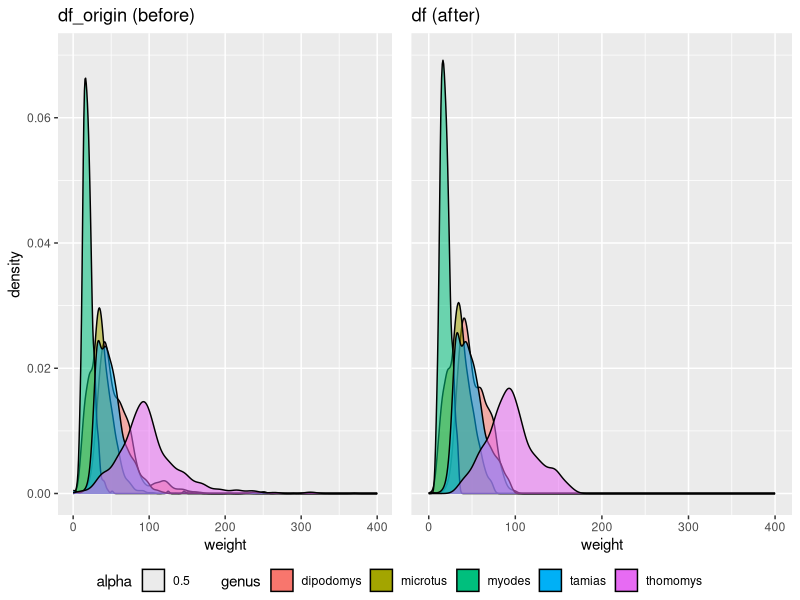
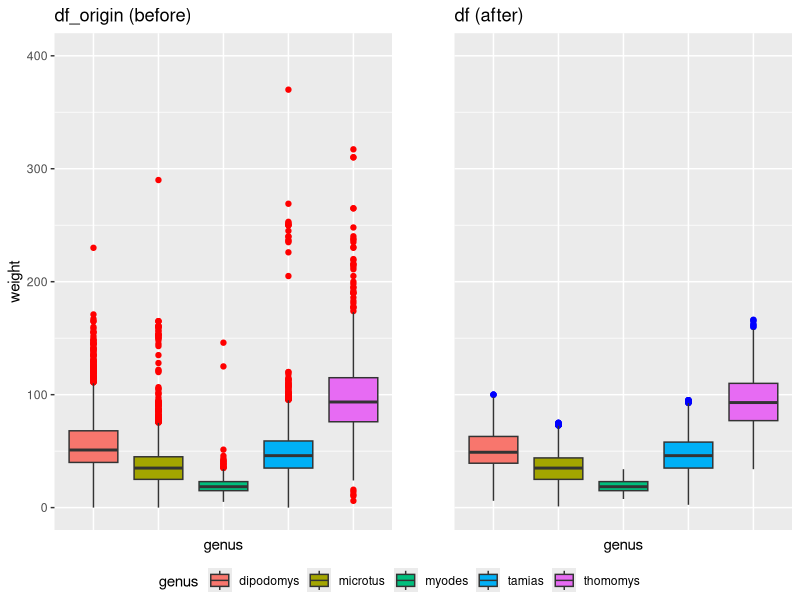
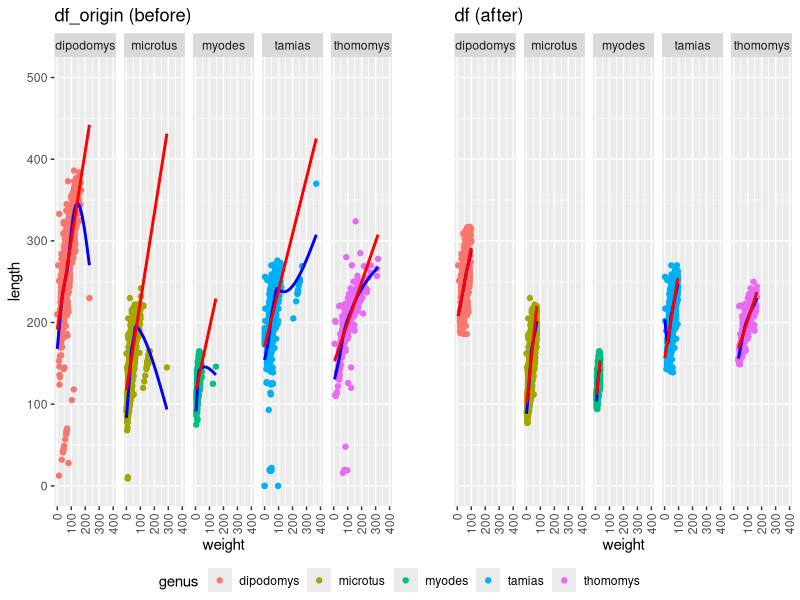

Source code (R) for these figures, in order:
# libraries
library(dplyr)
library(tidyverse)
library(ggpubr)     # For placing multiple plots in one figure


# load data
df <- read_csv('./dataset/rodentData_for_assignment.csv')
df_origin <- read_csv('./dataset/rodentData_clean.csv')
df
glimpse(df)

# Convert columns to factor as needed
####################################
# Convert institutionCode to factor
df$institutionCode <- 
  as.factor(df$institutionCode)
# Convert countryCode to factor
df$countryCode <- 
  as.factor(df$countryCode)
# Convert states to factor
df$stateProvince <- 
  as.factor(df$stateProvince)
# Convert county to factor
df$county <- 
  as.factor(df$county)
#Convert genus to a factor
df$genus <- 
  as.factor(df$genus)
# Convert specificEpithet to a factor
df$specificEpithet <- 
  as.factor(df$species)
# Convert specificEpithet to a factor
df$species <- 
  as.factor(df$species)
# Convert sex to a factor
df$sex <- 
  as.factor(df$sex)

glimpse(df)
#####################################
df_origin$institutionCode <- 
  as.factor(df_origin$institutionCode)
# Convert countryCode to factor
df_origin$countryCode <- 
  as.factor(df_origin$countryCode)
# Convert states to factor
df_origin$stateProvince <- 
  as.factor(df_origin$stateProvince)
# Convert county to factor
df_origin$county <- 
  as.factor(df_origin$county)
#Convert genus to a factor
df_origin$genus <- 
  as.factor(df_origin$genus)
# Convert specificEpithet to a factor
df_origin$specificEpithet <- 
  as.factor(df_origin$species)
# Convert specificEpithet to a factor
df_origin$species <- 
  as.factor(df_origin$species)
# Convert sex to a factor
df_origin$sex <- 
  as.factor(df_origin$sex)

# HW
## length has been done, but not weight. fix it

# Create a dataframe to hold the lower/upper values for outlier identification
genusLimit = data.frame(genus = unique(df$genus))
genusLimit
# Calculate the lower/upper values for weight
genusLimit$lower = sapply(genusLimit$genus, 
                          function(x) quantile(df$weight[df$genus==x],0.25) 
                          - 1.5 * (quantile(df$weight[df$genus==x],0.75) 
                                   - quantile(df$weight[df$genus==x],0.25)) )
genusLimit$upper = sapply(genusLimit$genus, 
                          function(x) quantile(df$weight[df$genus==x],0.75) 
                          + 1.5 * (quantile(df$weight[df$genus==x],0.75) 
                                   - quantile(df$weight[df$genus==x],0.25)) )
genusLimit


# join lower/upper values  for weight to cleanData
df <- df %>% left_join(genusLimit, by='genus')

# set isInvalid based on lower/upper values for weight
df$isInvalid <- 
  ifelse(df$weight < df$lower | df$weight > df$upper,
         TRUE, df$isInvalid)

# remove lower/upper values for weight
df <- df %>% select(-lower, -upper)

# check on how many rows were marked invalid
summary(df$isInvalid)


## plot for before and after

  # plot base for df_origin
p_origin <- ggplot(data=df_origin)

  # plot base for df
p <- ggplot(data=df %>% filter(!isInvalid))



# density plot df vs df_origin
  # check the x axis range before set the xlim
summary(df_origin$weight)

p1_den <- p_origin + geom_density(aes(x = weight, fill = genus, alpha = .5))+
  xlim(0, 400) + ylim(0, 0.07) + ggtitle('df_origin (before)')
p2_den <- p + geom_density(aes(x = weight, fill = genus, alpha = .5)) +
  xlim(0, 400) + ylim(0, 0.07) + ggtitle('df (after)')


  # some parameters and functions to look better
ggarrange(p1_den, p2_den + rremove('ylab') + 
            theme(axis.ticks.y=element_blank(), axis.text.y=element_blank()),
          ncol = 2, nrow = 1, common.legend=TRUE, legend='bottom')

## @@ NOTE - density: 
## After clearing the invalid data, I can see all of the density plots by genus
## shortened their tails on the right side. Which means, the clearing reduce 
## the distortion of the data caused by invalid weight data
## Also, I can check the positions of the peak of each genus of the plot has been changed

# box plot df vs df_origin
p1_box <- p_origin + geom_boxplot(aes(x=genus, y=weight, fill=genus), outlier.color='red') + 
  ggtitle('df_origin (before)') + ylim(0, 400) + ggtitle('df_origin (before)')
p2_box <- p + geom_boxplot(aes(x=genus, y=weight, fill=genus), outlier.color='blue') + 
  ggtitle('df (after)') + ylim(0, 400) + ggtitle('df (after)')

ggarrange(p1_box + theme(axis.ticks.x=element_blank(), axis.text.x=element_blank()),
          p2_box + rremove('ylab') + 
            theme(axis.ticks.y=element_blank(), axis.text.y=element_blank(),
                  axis.ticks.x=element_blank(), axis.text.x=element_blank()),
          ncol = 2, nrow = 1, common.legend=TRUE, legend='bottom', align='v')

df %>% filter(weight <= 1) %>% .[c('weight', 'length')]
## @@ Note - box:
## After clearing the invalid data, I can see all min and max value of each genus 
## have been changed. And I also can see the numbers of outliers have been changed
## dramatically. I could see the min value (bottom tail) of microtus changed
## very little. So I used tidyverse to see which data why the min value for microtus
## changed only small amount. Then I realized that we still have some invalid data
## although we did some cleaning process


# scatter plot length vs weight of df & df_origin
p1_scatter <- df_origin %>% ggplot(aes(x = weight, y = length, color = genus)) + 
  geom_point() +
  facet_grid(~genus) +
  geom_smooth(color = "blue", se = FALSE) +
  geom_smooth(method = "lm", color = "red", se = FALSE) +
  xlim(0, 400) +
  ylim(0, 500) +
  ggtitle('df_origin (before)')

p2_scatter <- df %>% filter(!isInvalid) %>% 
  ggplot(aes(x = weight, y = length, color = genus)) + 
  geom_point() +
  facet_grid(~genus) +
  geom_smooth(color = "blue", se = FALSE) +
  geom_smooth(method = "lm", color = "red", se = FALSE) +
  xlim(0, 400) +
  ylim(0, 500) + 
  ggtitle('df (after)')

ggarrange(p1_scatter + theme(axis.text.x = element_text(angle = 90, vjust = 0.5, hjust=1)),
          p2_scatter + rremove('ylab') + 
            theme(axis.ticks.y=element_blank(), axis.text.y=element_blank(),
                  axis.text.x = element_text(angle = 90, vjust = 0.5, hjust=1)),
          ncol = 2, nrow = 1, common.legend=TRUE, legend='bottom', align='v')
## @@ Note - scatter:
## Since a lot of outliers (= invalid data) have been removed, I can check the 
## lengths of both losses line and linear regression line are reduced.
## Also, the curvature of losses lines (blue) have been reduce dramatically.
## So both lines does not have extreme difference comparing origial data
## However, it seems like tamias's data still have some data that affect to
## the rest of the data dramatically by checking the extreme curve on the front side
## of the losses line (blue).
## 

## save file
df %>%
  filter(!isInvalid) %>%
  write_csv("./dataset/rodentData_consistent.csv")


## check the additional work for graduate students
  # Answer in short: Because the density plot for df(after) calculated 
  # Q1, Q3, and IQR to find the outliers with the data which already has been
  # cleaned (the outliers)
  # We actually extracted the outliers TWICE!! <<<< Super short version @@@@@@@

  # Example with thomomys' quantile - density plot of df has been created 
  # based on this already cleared data
thomomys <- df %>% filter(!isInvalid) %>% filter(genus == 'thomomys')
quantile(thomomys$weight)
    # quantile(thomomys$weight)
    # 0%   25%   50%   75%  100% 
    # 34.0  77.0  93.0 110.0 166.3 
  # However, the actually extracted the outliers before with
  # Q1 = 24.125, and Q3 = 166.325 



